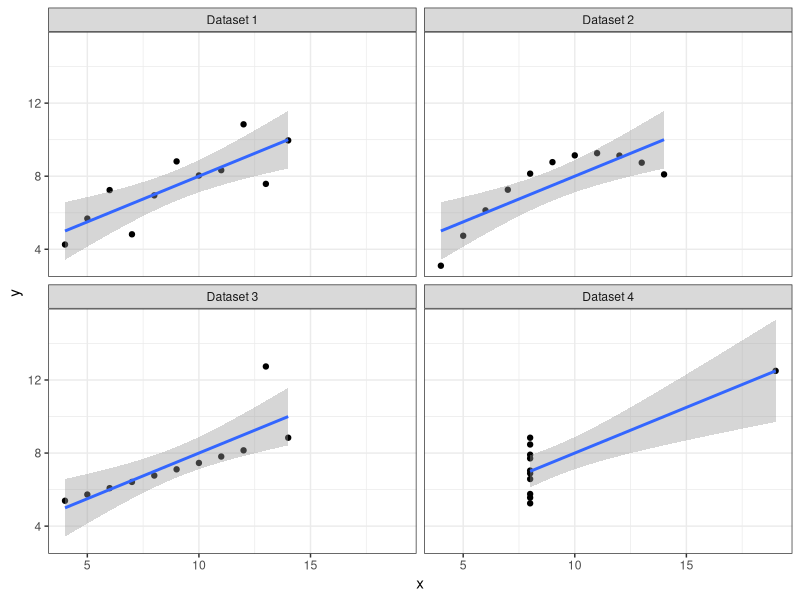
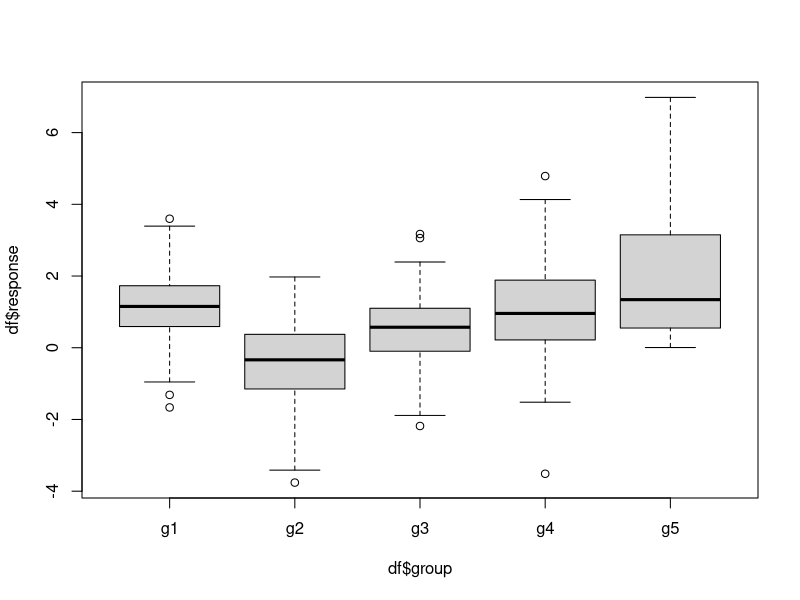
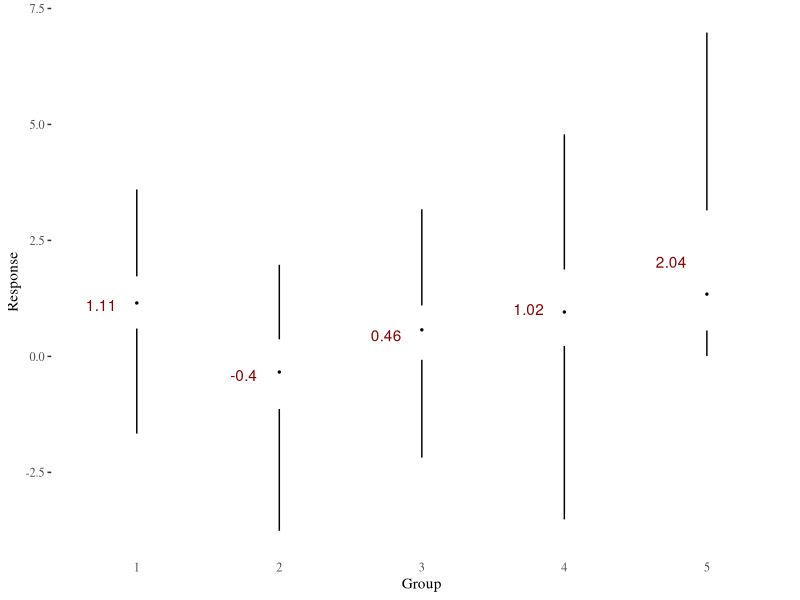

Write the R code that produced these figures, in order.
## ---- chunk 1
#| class-output: outputcode
#| eval: true
#| include: false
library(tidyverse)
library(ggthemes)
## ---- chunk 2
#| eval: true
#| echo: false
#| warning: false
#| class-output: outputcode
df <- tibble(
    group = factor(rep(1:4, each = 11)),
    x = c(anscombe$x1, anscombe$x2, anscombe$x3, anscombe$x4),
    y = c(anscombe$y1, anscombe$y2, anscombe$y3, anscombe$y4)
)

ggplot(df, aes(x = x, y = y)) +
    geom_point() +
    geom_smooth(method = 'lm') + 
    facet_wrap(vars(group), labeller = labeller(
        group = ~ paste("Dataset", .x)
    )) +
    theme_bw()

## ---- chunk 3
#| eval: true
#| echo: false
#| warning: false
#| class-output: outputcode
A <- list(
    list(
        group = "g1",
        response = rnorm(100, 1.2, 1)
    ),
    list(
        group = "g2",
        response = rnorm(100, -.5, 1.2)
    ),
    list(
        group = "g3",
        response = rnorm(100, 0.5, 1)
    ),
    list(
        group = "g4",
        response = rt(100, 5, 1)
    ),
    list(
        group = "g5",
        response = rexp(100, 0.5)
    )
)

df <- tibble(A) |>
    unnest_wider(col = A) |> 
    unnest(col = response)
df_mean <- df |> 
    group_by(group) |> 
    summarise(mean_ = mean(response)) |> 
    mutate(x_pos = c(0.75, 1.75, 2.75, 3.75, 4.75))
## ---- chunk 4
#| eval: true
#| echo: false
#| warning: false
#| class-output: outputcode
boxplot(df$response ~ df$group)
## ---- chunk 5
#| eval: true
#| echo: false
#| warning: false
#| class-output: outputcode
ggplot(df, aes(x = group, y = response)) + 
    geom_tufteboxplot() +
    geom_text(
        data = df_mean, 
        mapping = aes(x = x_pos, y = mean_, label = round(mean_, 2)),
        color = "darkred", na.rm = TRUE
    ) +
    scale_x_discrete(
        labels=c("g1" = "1", "g2" = "2", "g3" = "3", "g4" = "4", "g5" = "5")
    ) + 
    xlab('Group') +
    ylab('Response') +
    theme_tufte() +
    theme(
        axis.ticks.x = element_blank()
    )
